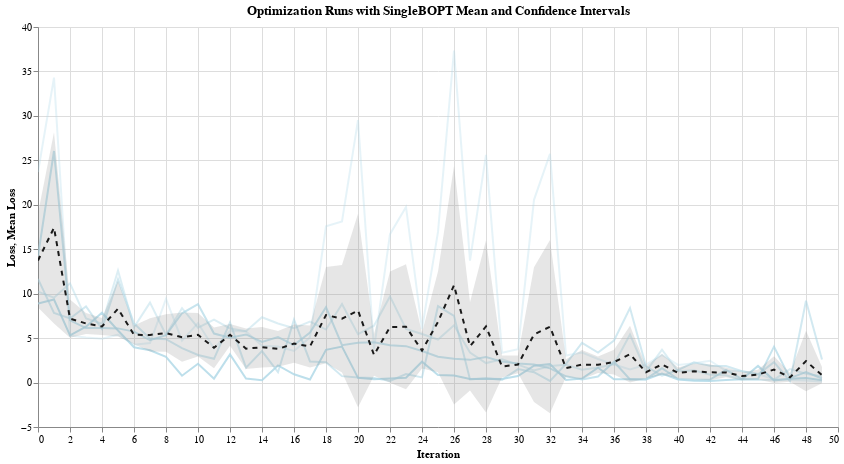

Notebook cell for this chart:
### Code cell
import altair as alt
import pandas as pd
import numpy as np

# Assuming results_single, mean_single, and std_single are already defined

iterations = np.arange(n_iter_comparison)
run_data = pd.DataFrame(results_single.T, columns=[f'Run {i+1}' for i in range(num_runs)])
run_data['Iteration'] = iterations
run_data = run_data.melt(id_vars=['Iteration'], var_name='Run', value_name='Loss')

# For individual runs, use a base color and vary the opacity to differentiate them
run_chart = alt.Chart(run_data).mark_line().encode(
    x='Iteration',
    y=alt.Y('Loss', title='Loss'),
    color=alt.value('lightblue'),  # Set a single base color for all runs
    opacity=alt.Opacity('Run:N', legend=None)  # Vary opacity by run to differentiate
)

# Preparing data for mean loss and confidence intervals
confidence_data = pd.DataFrame({
    'Iteration': iterations,
    'Lower Bound': mean_single - std_single,
    'Upper Bound': mean_single + std_single,
    'Optimizer': ['SingleBOPT Mean'] * len(mean_single)  # Renamed for clarity
})

simulation = pd.DataFrame({
    'Iteration': iterations,
    'Mean Loss': mean_single,
    'Optimizer': ['SingleBOPT Mean'] * len(mean_single)  # Use a distinct name for the mean line
})

# Plotting the mean loss with a dashed line
mean_loss_chart = alt.Chart(simulation).mark_line(strokeDash=[5,5]).encode(
    x='Iteration',
    y=alt.Y('Mean Loss', title='Mean Loss'),
    color=alt.value('black')  # Use a distinct color for the mean line
)

# Plotting confidence intervals
confidence_interval_chart = alt.Chart(confidence_data).mark_area(opacity=0.2, color='grey').encode(
    x='Iteration',
    y='Lower Bound',
    y2='Upper Bound'
)

# Combining the charts
final_chart = (run_chart + mean_loss_chart + confidence_interval_chart).properties(
    title="Optimization Runs with SingleBOPT Mean and Confidence Intervals",
    width=800,
    height=400
).interactive()

final_chart.display()  # If using Jupyter Notebook or similar environment

### Figure 1 — Vega-Lite specification as saved in the notebook (floating-point values rounded to 4 significant figures; data arrays with more than 128 entries replaced by an {"elided": "..."} marker saying what was removed)
{"config": {"view": {"continuousWidth": 300, "continuousHeight": 300}}, "layer": [{"data": {"name": "data-febf47426b7fa2910d259c1e952e6e44"}, "mark": {"type": "line"}, "encoding": {"color": {"value": "lightblue"}, "opacity": {"field": "Run", "legend": null, "type": "nominal"}, "x": {"field": "Iteration", "type": "quantitative"}, "y": {"field": "Loss", "title": "Loss", "type": "quantitative"}}, "name": "view_16"}, {"data": {"name": "data-812bdf486ef41f82d9f6bbbd492900dd"}, "mark": {"type": "line", "strokeDash": [5, 5]}, "encoding": {"color": {"value": "black"}, "x": {"field": "Iteration", "type": "quantitative"}, "y": {"field": "Mean Loss", "title": "Mean Loss", "type": "quantitative"}}}, {"data": {"name": "data-2c32d2e6654cf1d4262d720ea58738af"}, "mark": {"type": "area", "color": "grey", "opacity": 0.2}, "encoding": {"x": {"field": "Iteration", "type": "quantitative"}, "y": {"field": "Lower Bound", "type": "quantitative"}, "y2": {"field": "Upper Bound"}}}], "height": 400, "params": [{"name": "param_16", "select": {"type": "interval", "encodings": ["x", "y"]}, "bind": "scales", "views": ["view_16"]}], "title": "Optimization Runs with SingleBOPT Mean and Confidence Intervals", "width": 800, "$schema": "https://vega.github.io/schema/vega-lite/v5.16.3.json", "datasets": {"data-febf47426b7fa2910d259c1e952e6e44": {"elided": "250 records"}, "data-812bdf486ef41f82d9f6bbbd492900dd": [{"Iteration": 0, "Mean Loss": 13.74, "Optimizer": "SingleBOPT Mean"}, {"Iteration": 1, "Mean Loss": 17.41, "Optimizer": "SingleBOPT Mean"}, {"Iteration": 2, "Mean Loss": 7.192, "Optimizer": "SingleBOPT Mean"}, {"Iteration": 3, "Mean Loss": 6.65, "Optimizer": "SingleBOPT Mean"}, {"Iteration": 4, "Mean Loss": 6.307, "Optimizer": "SingleBOPT Mean"}, {"Iteration": 5, "Mean Loss": 8.311, "Optimizer": "SingleBOPT Mean"}, {"Iteration": 6, "Mean Loss": 5.366, "Optimizer": "SingleBOPT Mean"}, {"Iteration": 7, "Mean Loss": 5.358, "Optimizer": "SingleBOPT Mean"}, {"Iteration": 8, "Mean Loss": 5.575, "Optimizer": "SingleBOPT Mean"}, {"Iteration": 9, "Mean Loss": 5.106, "Optimizer": "SingleBOPT Mean"}, {"Iteration": 10, "Mean Loss": 5.377, "Optimizer": "SingleBOPT Mean"}, {"Iteration": 11, "Mean Loss": 3.907, "Optimizer": "SingleBOPT Mean"}, {"Iteration": 12, "Mean Loss": 5.37, "Optimizer": "SingleBOPT Mean"}, {"Iteration": 13, "Mean Loss": 3.811, "Optimizer": "SingleBOPT Mean"}, {"Iteration": 14, "Mean Loss": 3.971, "Optimizer": "SingleBOPT Mean"}, {"Iteration": 15, "Mean Loss": 3.782, "Optimizer": "SingleBOPT Mean"}, {"Iteration": 16, "Mean Loss": 4.38, "Optimizer": "SingleBOPT Mean"}, {"Iteration": 17, "Mean Loss": 4.062, "Optimizer": "SingleBOPT Mean"}, {"Iteration": 18, "Mean Loss": 7.596, "Optimizer": "SingleBOPT Mean"}, {"Iteration": 19, "Mean Loss": 7.187, "Optimizer": "SingleBOPT Mean"}, {"Iteration": 20, "Mean Loss": 8.111, "Optimizer": "SingleBOPT Mean"}, {"Iteration": 21, "Mean Loss": 3.111, "Optimizer": "SingleBOPT Mean"}, {"Iteration": 22, "Mean Loss": 6.242, "Optimizer": "SingleBOPT Mean"}, {"Iteration": 23, "Mean Loss": 6.278, "Optimizer": "SingleBOPT Mean"}, {"Iteration": 24, "Mean Loss": 3.594, "Optimizer": "SingleBOPT Mean"}, {"Iteration": 25, "Mean Loss": 6.83, "Optimizer": "SingleBOPT Mean"}, {"Iteration": 26, "Mean Loss": 10.95, "Optimizer": "SingleBOPT Mean"}, {"Iteration": 27, "Mean Loss": 4.076, "Optimizer": "SingleBOPT Mean"}, {"Iteration": 28, "Mean Loss": 6.32, "Optimizer": "SingleBOPT Mean"}, {"Iteration": 29, "Mean Loss": 1.805, "Optimizer": "SingleBOPT Mean"}, {"Iteration": 30, "Mean Loss": 2.035, "Optimizer": "SingleBOPT Mean"}, {"Iteration": 31, "Mean Loss": 5.402, "Optimizer": "SingleBOPT Mean"}, {"Iteration": 32, "Mean Loss": 6.282, "Optimizer": "SingleBOPT Mean"}, {"Iteration": 33, "Mean Loss": 1.629, "Optimizer": "SingleBOPT Mean"}, {"Iteration": 34, "Mean Loss": 2.018, "Optimizer": "SingleBOPT Mean"}, {"Iteration": 35, "Mean Loss": 2.008, "Optimizer": "SingleBOPT Mean"}, {"Iteration": 36, "Mean Loss": 2.305, "Optimizer": "SingleBOPT Mean"}, {"Iteration": 37, "Mean Loss": 3.197, "Optimizer": "SingleBOPT Mean"}, {"Iteration": 38, "Mean Loss": 1.162, "Optimizer": "SingleBOPT Mean"}, {"Iteration": 39, "Mean Loss": 2.04, "Optimizer": "SingleBOPT Mean"}, {"Iteration": 40, "Mean Loss": 1.08, "Optimizer": "SingleBOPT Mean"}, {"Iteration": 41, "Mean Loss": 1.265, "Optimizer": "SingleBOPT Mean"}, {"Iteration": 42, "Mean Loss": 1.147, "Optimizer": "SingleBOPT Mean"}, {"Iteration": 43, "Mean Loss": 1.14, "Optimizer": "SingleBOPT Mean"}, {"Iteration": 44, "Mean Loss": 0.7258, "Optimizer": "SingleBOPT Mean"}, {"Iteration": 45, "Mean Loss": 0.8895, "Optimizer": "SingleBOPT Mean"}, {"Iteration": 46, "Mean Loss": 1.455, "Optimizer": "SingleBOPT Mean"}, {"Iteration": 47, "Mean Loss": 0.5811, "Optimizer": "SingleBOPT Mean"}, {"Iteration": 48, "Mean Loss": 2.424, "Optimizer": "SingleBOPT Mean"}, {"Iteration": 49, "Mean Loss": 0.8229, "Optimizer": "SingleBOPT Mean"}], "data-2c32d2e6654cf1d4262d720ea58738af": [{"Iteration": 0, "Lower Bound": 8.457, "Upper Bound": 19.02, "Optimizer": "SingleBOPT Mean"}, {"Iteration": 1, "Lower Bound": 6.657, "Upper Bound": 28.17, "Optimizer": "SingleBOPT Mean"}, {"Iteration": 2, "Lower Bound": 5.044, "Upper Bound": 9.34, "Optimizer": "SingleBOPT Mean"}, {"Iteration": 3, "Lower Bound": 5.476, "Upper Bound": 7.824, "Optimizer": "SingleBOPT Mean"}, {"Iteration": 4, "Lower Bound": 5.355, "Upper Bound": 7.259, "Optimizer": "SingleBOPT Mean"}, {"Iteration": 5, "Lower Bound": 5.187, "Upper Bound": 11.44, "Optimizer": "SingleBOPT Mean"}, {"Iteration": 6, "Lower Bound": 4.3, "Upper Bound": 6.432, "Optimizer": "SingleBOPT Mean"}, {"Iteration": 7, "Lower Bound": 3.485, "Upper Bound": 7.232, "Optimizer": "SingleBOPT Mean"}, {"Iteration": 8, "Lower Bound": 3.453, "Upper Bound": 7.697, "Optimizer": "SingleBOPT Mean"}, {"Iteration": 9, "Lower Bound": 2.336, "Upper Bound": 7.877, "Optimizer": "SingleBOPT Mean"}, {"Iteration": 10, "Lower Bound": 2.925, "Upper Bound": 7.828, "Optimizer": "SingleBOPT Mean"}, {"Iteration": 11, "Lower Bound": 1.614, "Upper Bound": 6.199, "Optimizer": "SingleBOPT Mean"}, {"Iteration": 12, "Lower Bound": 4.141, "Upper Bound": 6.599, "Optimizer": "SingleBOPT Mean"}, {"Iteration": 13, "Lower Bound": 1.527, "Upper Bound": 6.095, "Optimizer": "SingleBOPT Mean"}, {"Iteration": 14, "Lower Bound": 1.7, "Upper Bound": 6.242, "Optimizer": "SingleBOPT Mean"}, {"Iteration": 15, "Lower Bound": 1.765, "Upper Bound": 5.799, "Optimizer": "SingleBOPT Mean"}, {"Iteration": 16, "Lower Bound": 2.239, "Upper Bound": 6.521, "Optimizer": "SingleBOPT Mean"}, {"Iteration": 17, "Lower Bound": 1.695, "Upper Bound": 6.428, "Optimizer": "SingleBOPT Mean"}, {"Iteration": 18, "Lower Bound": 2.185, "Upper Bound": 13.01, "Optimizer": "SingleBOPT Mean"}, {"Iteration": 19, "Lower Bound": 1.14, "Upper Bound": 13.23, "Optimizer": "SingleBOPT Mean"}, {"Iteration": 20, "Lower Bound": -2.779, "Upper Bound": 19.0, "Optimizer": "SingleBOPT Mean"}, {"Iteration": 21, "Lower Bound": 0.7671, "Upper Bound": 5.455, "Optimizer": "SingleBOPT Mean"}, {"Iteration": 22, "Lower Bound": -0.01424, "Upper Bound": 12.5, "Optimizer": "SingleBOPT Mean"}, {"Iteration": 23, "Lower Bound": -0.7615, "Upper Bound": 13.32, "Optimizer": "SingleBOPT Mean"}, {"Iteration": 24, "Lower Bound": 1.591, "Upper Bound": 5.596, "Optimizer": "SingleBOPT Mean"}, {"Iteration": 25, "Lower Bound": 1.165, "Upper Bound": 12.49, "Optimizer": "SingleBOPT Mean"}, {"Iteration": 26, "Lower Bound": -2.465, "Upper Bound": 24.37, "Optimizer": "SingleBOPT Mean"}, {"Iteration": 27, "Lower Bound": -0.8895, "Upper Bound": 9.041, "Optimizer": "SingleBOPT Mean"}, {"Iteration": 28, "Lower Bound": -3.377, "Upper Bound": 16.02, "Optimizer": "SingleBOPT Mean"}, {"Iteration": 29, "Lower Bound": 0.5744, "Upper Bound": 3.035, "Optimizer": "SingleBOPT Mean"}, {"Iteration": 30, "Lower Bound": 1.039, "Upper Bound": 3.031, "Optimizer": "SingleBOPT Mean"}, {"Iteration": 31, "Lower Bound": -2.182, "Upper Bound": 12.99, "Optimizer": "SingleBOPT Mean"}, {"Iteration": 32, "Lower Bound": -3.459, "Upper Bound": 16.02, "Optimizer": "SingleBOPT Mean"}, {"Iteration": 33, "Lower Bound": 0.6256, "Upper Bound": 2.633, "Optimizer": "SingleBOPT Mean"}, {"Iteration": 34, "Lower Bound": 0.3767, "Upper Bound": 3.659, "Optimizer": "SingleBOPT Mean"}, {"Iteration": 35, "Lower Bound": 1.087, "Upper Bound": 2.93, "Optimizer": "SingleBOPT Mean"}, {"Iteration": 36, "Lower Bound": 0.9075, "Upper Bound": 3.702, "Optimizer": "SingleBOPT Mean"}, {"Iteration": 37, "Lower Bound": 0.01067, "Upper Bound": 6.384, "Optimizer": "SingleBOPT Mean"}, {"Iteration": 38, "Lower Bound": 0.4638, "Upper Bound": 1.86, "Optimizer": "SingleBOPT Mean"}, {"Iteration": 39, "Lower Bound": 0.8757, "Upper Bound": 3.205, "Optimizer": "SingleBOPT Mean"}, {"Iteration": 40, "Lower Bound": 0.4534, "Upper Bound": 1.707, "Optimizer": "SingleBOPT Mean"}, {"Iteration": 41, "Lower Bound": 0.3827, "Upper Bound": 2.146, "Optimizer": "SingleBOPT Mean"}, {"Iteration": 42, "Lower Bound": 0.2621, "Upper Bound": 2.033, "Optimizer": "SingleBOPT Mean"}, {"Iteration": 43, "Lower Bound": 0.5941, "Upper Bound": 1.687, "Optimizer": "SingleBOPT Mean"}, {"Iteration": 44, "Lower Bound": 0.2653, "Upper Bound": 1.186, "Optimizer": "SingleBOPT Mean"}, {"Iteration": 45, "Lower Bound": 0.3321, "Upper Bound": 1.447, "Optimizer": "SingleBOPT Mean"}, {"Iteration": 46, "Lower Bound": -0.04584, "Upper Bound": 2.957, "Optimizer": "SingleBOPT Mean"}, {"Iteration": 47, "Lower Bound": 0.09935, "Upper Bound": 1.063, "Optimizer": "SingleBOPT Mean"}, {"Iteration": 48, "Lower Bound": -0.983, "Upper Bound": 5.831, "Optimizer": "SingleBOPT Mean"}, {"Iteration": 49, "Lower Bound": -0.09141, "Upper Bound": 1.737, "Optimizer": "SingleBOPT Mean"}]}}
